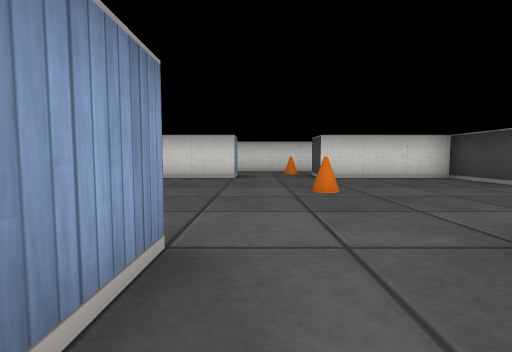
View 1 (above)

24 first-person views from a walk through a cub3D level. The camera is about half as high as the walls, tilts 4° down and sees 85° across. The floor is counted in squares. Each view is taken from the middle of a square. On the plan, view 1 faces up. The plan holds only what a view shows up to about 9 squares ahead; the rest is blank.

View 2
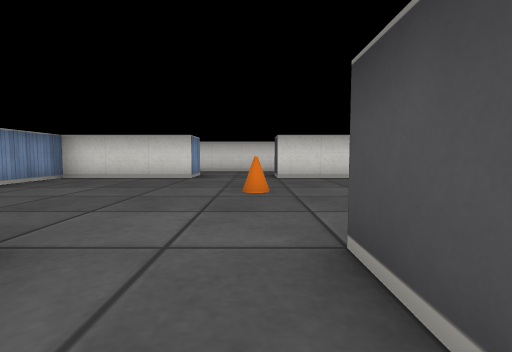

View 3
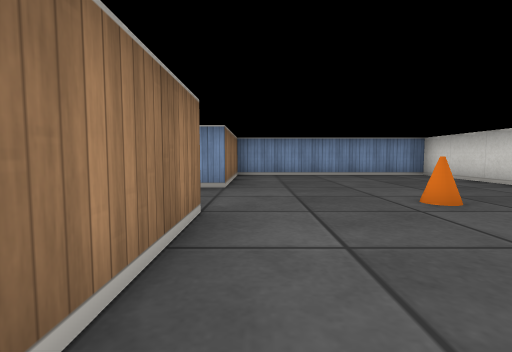

View 4
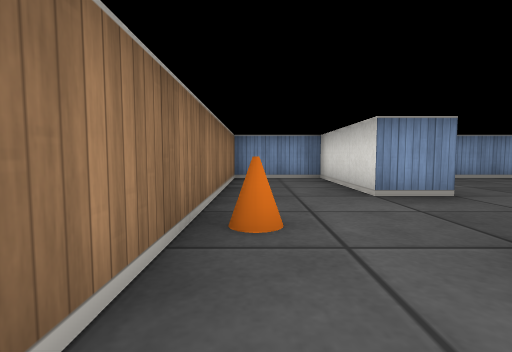

View 5
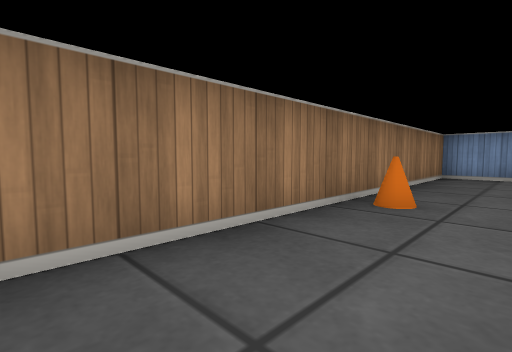

View 6
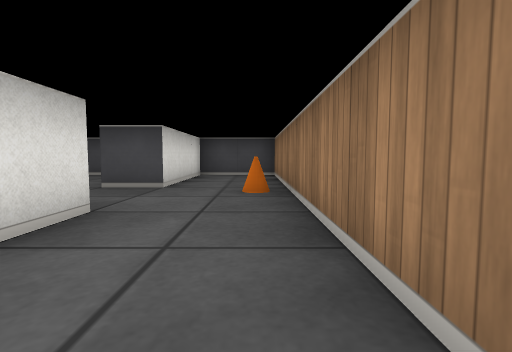

View 7
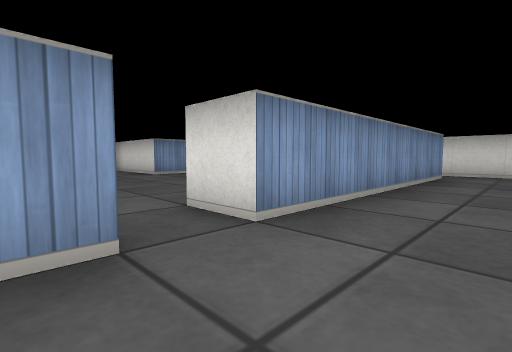

View 8
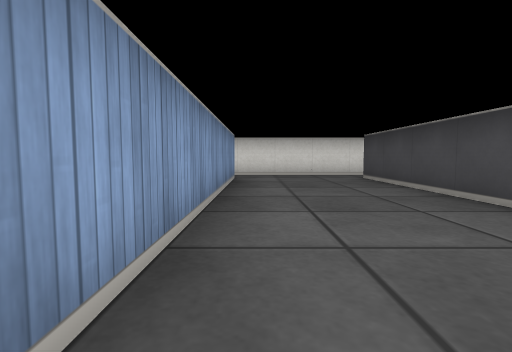

View 9
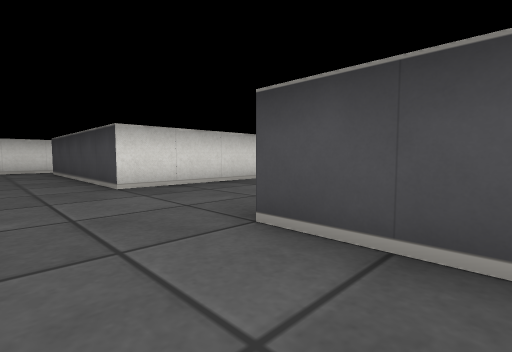

View 10
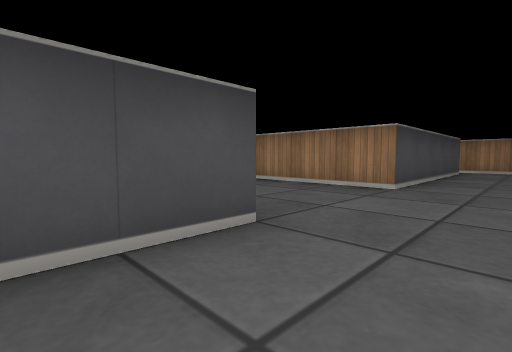

View 11
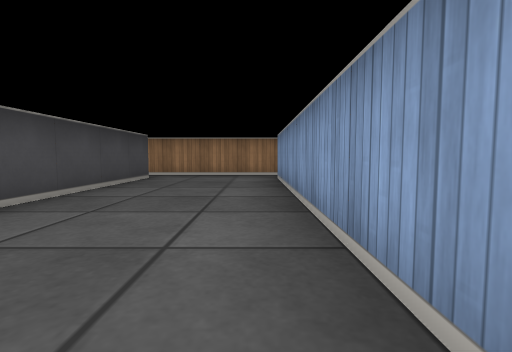

View 12
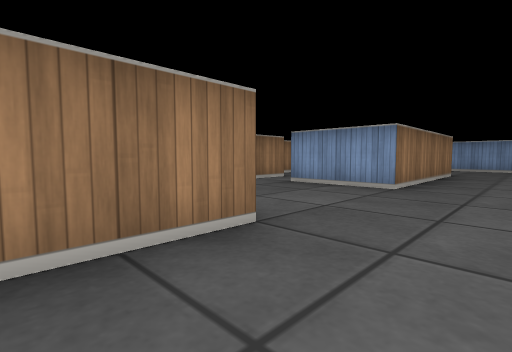

View 13
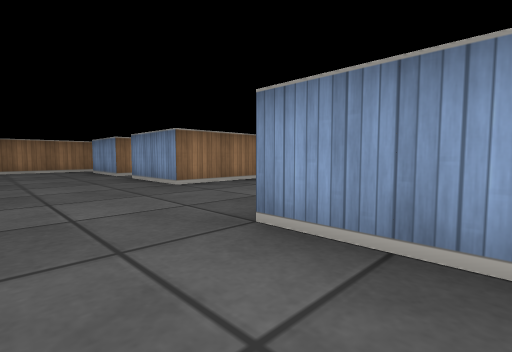

View 14
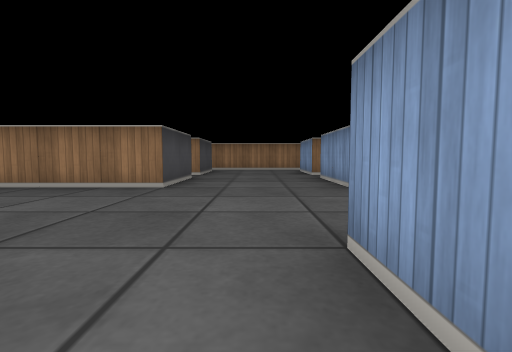

View 15
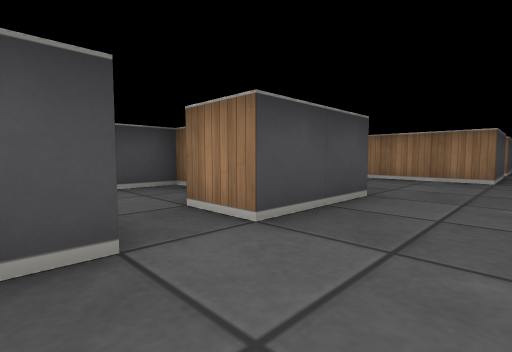

View 16
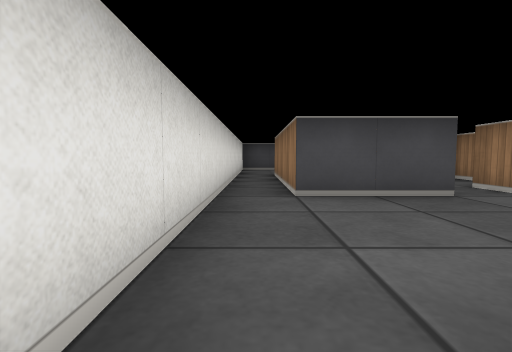

View 17
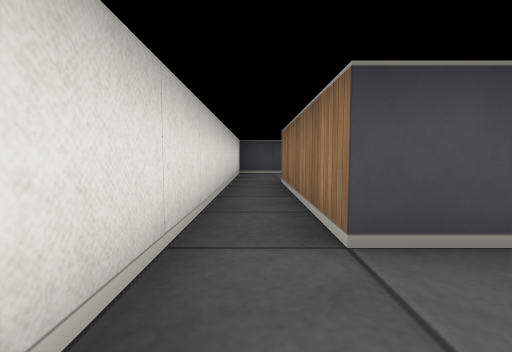

View 18
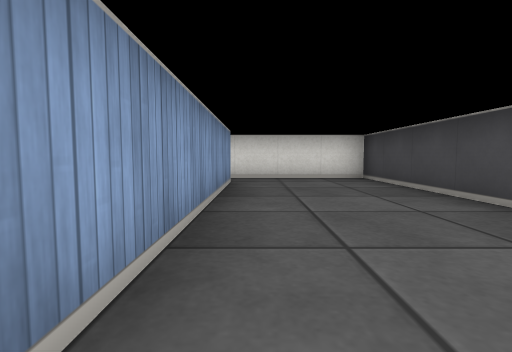

View 19
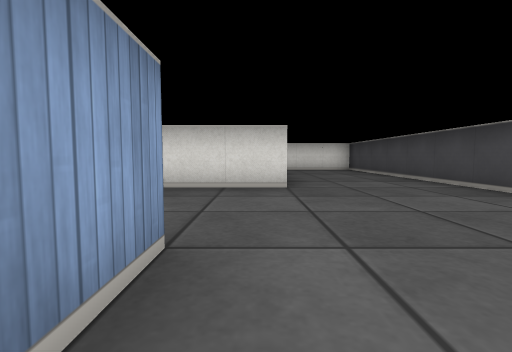

View 20
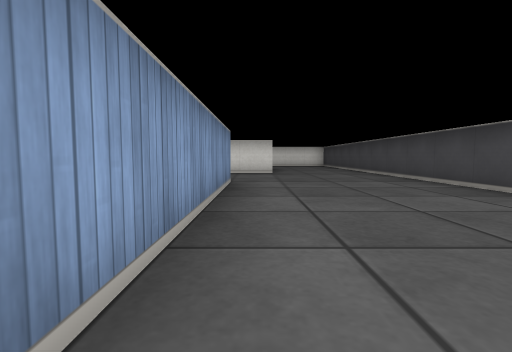

View 21
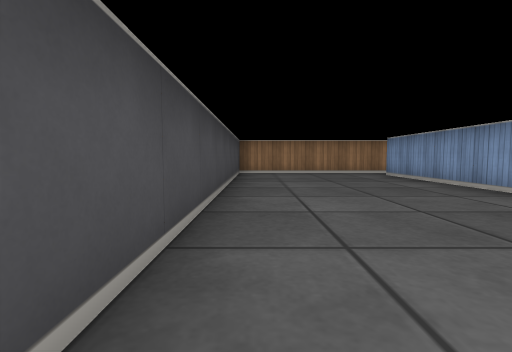

View 22
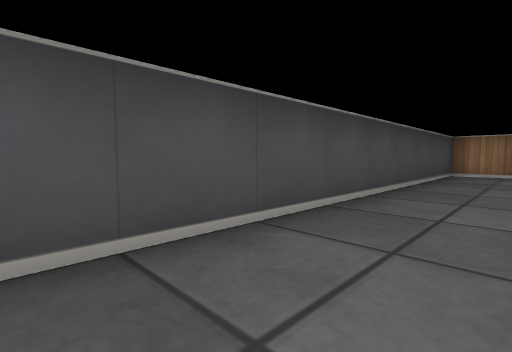

View 23
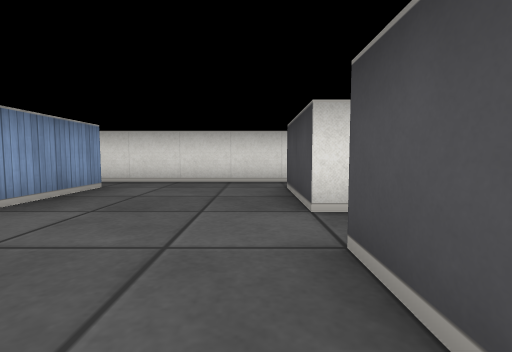

View 24
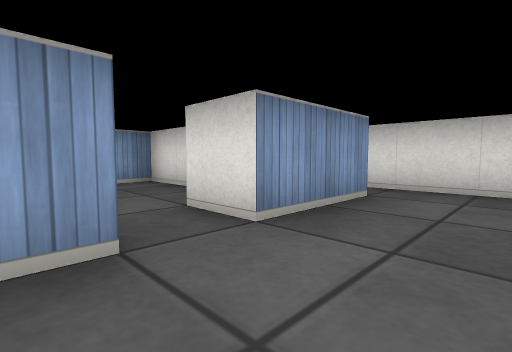

### Floor plan
Ten units are one square. View 1 is at (0, 0); x grows to the right and y downward. Boxes are objects, and circles mark ways between rooms. Rooms are numbered by the first view taken in them; rooms with no view inside come last. Other rooms are left out.
<svg viewBox="-40 -120 280 160">
<path fill="none" stroke="#000" d="M-5 -5 -35 -5 -35 15 45 15 45 -5 15 -5M-5 -65 -35 -65 -35 -15 -5 -15 -5 -5M15 -5 15 -15 35 -15M45 -49 45 -65 15 -65M165 -54 165 -75M155 -5 155 -25 182 -25M115 -55 85 -55 85 -105M135 -76 135 -55M165 -84 165 -105 205 -105 205 -55 185 -55M195 -25 195 25M115 5 125 5 125 25M155 21 155 5M135 -106 135 -85M126 35 146 35M190 35 235 35 235 -115 129 -115M85 25 85 -25 125 -25 125 -5M55 -36 55 24M90 -115 52 -115M55 -105 55 -45 45 -45M54 35 89 35M165 -75 175 -75M188 -65 195 -65 195 -75"/>
<rect x="5" y="5" width="10" height="10" fill="#bbb"><title>cone</title></rect>
<rect x="5" y="-45" width="10" height="10" fill="#bbb"><title>cone</title></rect>
<circle cx="5" cy="-10" r="3" fill="#2a7"/>
<circle cx="50" cy="-40" r="3" fill="#2a7"/>
<circle cx="170" cy="-80" r="3" fill="#2a7"/>
<text x="0" y="0">1</text>
<text x="0" y="-40">2</text>
<text x="150" y="-40">3</text>
<text x="180" y="-80">4</text>
</svg>
Room 1 opens to room 2. Room 2 opens to room 3. Room 3 opens to room 4.

Where each view was taken, in squares from view 1:
view 1: 0 up, 0 right, facing up
view 2: 0 up, 1 right, facing up
view 3: 2 up, 4 right, facing left
view 4: 1 down, 3 right, facing left
view 5: 0 up, 4 right, facing down-left
view 6: 1 down, 3 left, facing right
view 7: 3 up, 7 right, facing up-left
view 8: 4 up, 6 right, facing up
view 9: 1 up, 7 right, facing up-right
view 10: 7 up, 7 right, facing down-right
view 11: 4 up, 6 right, facing down
view 12: 4 up, 17 right, facing down-left
view 13: 7 up, 15 right, facing down-left
view 14: 7 up, 14 right, facing down
view 15: 9 up, 15 right, facing down-right
view 16: 11 up, 13 right, facing right
view 17: 11 up, 15 right, facing right
view 18: 5 up, 21 right, facing up
view 19: 1 up, 20 right, facing up
view 20: 3 down, 20 right, facing up
view 21: 5 up, 23 right, facing down
view 22: 5 up, 22 right, facing down-right
view 23: 6 up, 16 right, facing up
view 24: 7 up, 15 right, facing up-left
